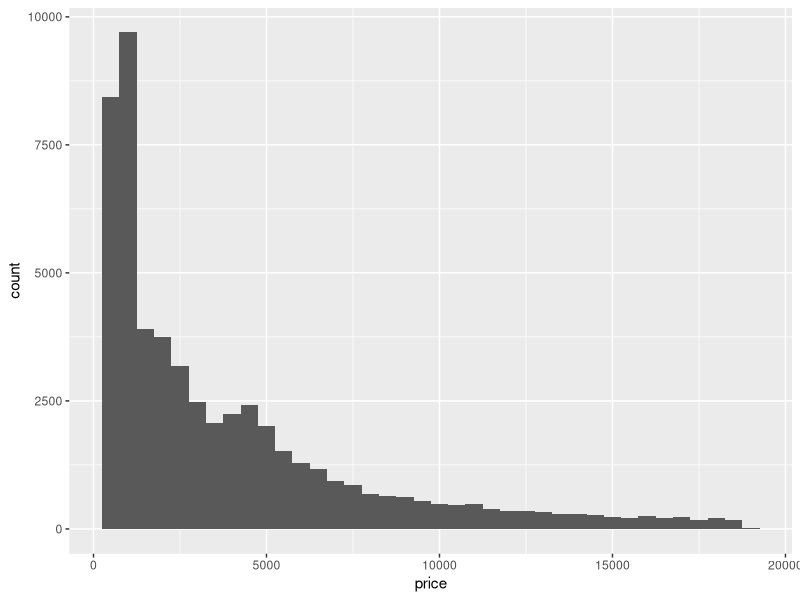
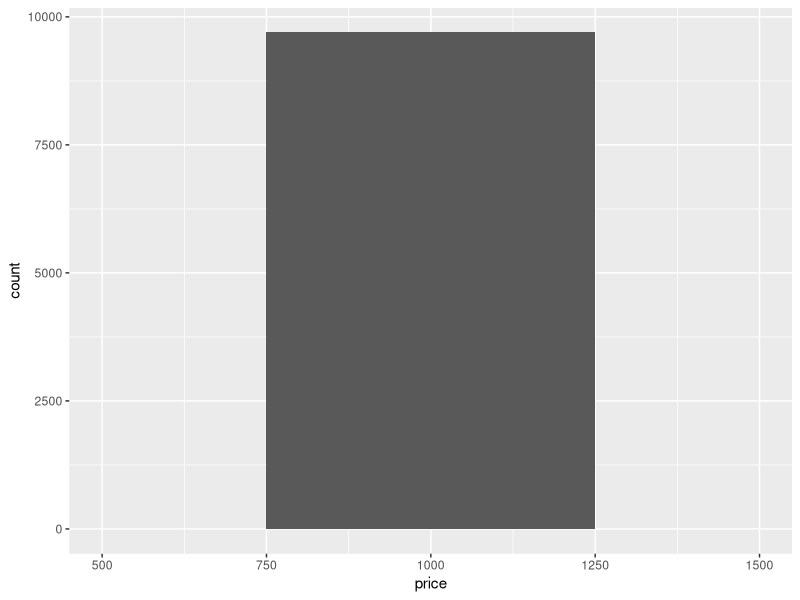

These figures' R source, in order:
## ---- chunk 1
library(tidyverse)
library(ggplot2)
data(diamonds)
## ---- chunk 2
dim(diamonds)
summary(diamonds)

## ---- chunk 3
ggplot(data = diamonds) + geom_histogram( mapping = aes(x = price, y = ..count..), binwidth = 500)
## ---- chunk 4
summary(diamonds$price)
## ---- chunk 5

summary(diamonds$price < 500)
summary(diamonds$price < 250)
summary(diamonds$price >= 15000)
## ---- chunk 6
ggplot(data = diamonds) + geom_histogram( mapping = aes(x = price, y = ..count..), binwidth = 500) + scale_x_continuous(limits = c(500,1500))

